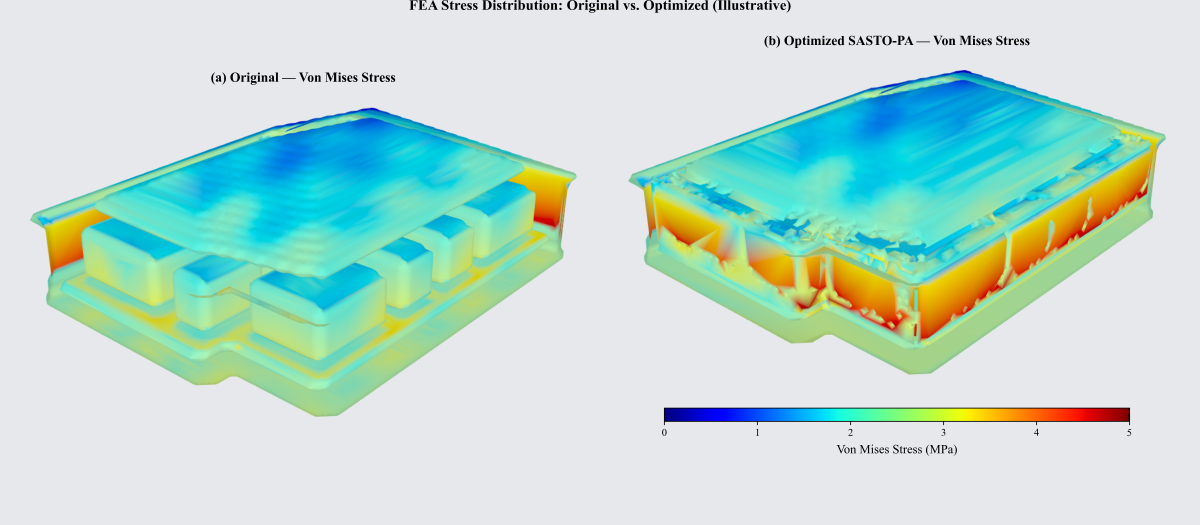
#> input picture figures/fig16_fea_stress_placeholder.png, 4800 x 2100 px (shown at 1/4 size)
$ python -i generate_methodology_panels_project.py   (imports and definitions only)
#> lines starting #> are read from the running program, lines starting #| are printed output that depends on the picture; after the words box and inside, x2 and y2 are one past the last pixel; in counts of white or black regions, pixels touching at a corner belong together
#> in _load, img is the input picture: PIL image 4800x2100 RGBA; mean R, G, B, A 187.4, 219.7, 209.8, 255
"""Generate polished methodology panel PNGs using real project figures.

Outputs → poster_images_extracted/panels/panel_00_banner.png … panel_07_results.png
Design: each panel has a coloured header ribbon at the top, the main figure
fills most of the body, and a thin caption line sits at the very bottom.
"""

import matplotlib
# [1 line not run here, left out]

import matplotlib.colors as mcolors
import matplotlib.patches as mpatches
import matplotlib.pyplot as plt
import numpy as np
import trimesh
from matplotlib.lines import Line2D
from matplotlib.patches import FancyArrowPatch, FancyBboxPatch
from mpl_toolkits.mplot3d.art3d import Poly3DCollection, Line3DCollection
from pathlib import Path
from PIL import Image
from scipy.spatial import Delaunay

# ── Paths ─────────────────────────────────────────────────────────────────────
BASE = Path(__file__).parent
OUT_DIR = BASE / "poster_images_extracted" / "panels"
# [1 line not run here, left out]

FIG_DIR        = BASE / "figures"
POSTER_HQ      = BASE / "poster_final" / "renders_hq"
POSTER_FINAL   = BASE / "poster_final"
WIRE_PATH      = BASE / "optimization" / "data" / "3dwire_raw" / "00472.npz"
OPT_DIR        = BASE / "fea_ml" / "runs" / "v3" / "optimization_128"
PLY_PART       = BASE / "figures" / "screenshot_stls" / "REF_original_colored.ply"

# ── Colour palette ────────────────────────────────────────────────────────────
NAVY     = "#062B7A"
BLUE     = "#1A4FAA"
LBLUE    = "#D9E5FB"
TEAL     = "#0BA6B7"
GOLD     = "#CFA535"
RED      = "#D7263D"
DARK     = "#0B1736"
WHITE    = "#FFFFFF"
PANEL_BG = "#F7F9FD"
WALL     = "#4477CC"
INTERIOR = "#E88843"
ROOF     = "#54A24B"
SLAB     = "#D6B48A"

# Step colours — one per methodology step
STEP_COLORS = [NAVY, "#1565C0", TEAL, "#6A0DAD", "#2E7D32", "#A3111A", GOLD]

# ── Panel dimensions ──────────────────────────────────────────────────────────
PW, PH = 11.0, 7.0           # figure inches
DPI    = 220
MARGIN = 0.025                # outer margin (fraction of figure)
HDR_H  = 0.095                # header ribbon height
CAP_H  = 0.065                # caption strip height at bottom
BODY_PAD = 0.025              # inner padding inside body


# ═══════════════════════════════════════════════════════════════════════════════
# Low-level drawing helpers
# ═══════════════════════════════════════════════════════════════════════════════

# [197 lines left out: functions _rounded_rect, _header_ribbon, _caption_strip, _ax, _arrow, _label_below and 6 more, not called in this run]


def _darrow(fig, x, y0, y1, *, color=DARK, lw=1.8, ms=11, zo=15):
    """Downward (or upward) vertical arrow."""
    _arrow(fig, x, y0, x, y1, color=color, lw=lw, ms=ms, zo=zo)


# ═══════════════════════════════════════════════════════════════════════════════
# Figure / panel scaffolding
# ═══════════════════════════════════════════════════════════════════════════════

# [37 lines left out: functions _new_panel, _save, not called in this run]


# ═══════════════════════════════════════════════════════════════════════════════
# Image loaders
# ═══════════════════════════════════════════════════════════════════════════════

def _trim(img: Image.Image, tol=10) -> Image.Image:
    """Auto-crop whitespace borders."""
#> called with tol = 10
    arr = np.asarray(img.convert("RGBA"))
    rgb = arr[..., :3].astype(np.int16)
    corners = np.array([rgb[0, 0], rgb[0, -1], rgb[-1, 0], rgb[-1, -1]])
#> corners = [[230, 232, 235], [230, 232, 235], [230, 232, 235], [230, 232, 235]]
    bg = np.median(corners, axis=0)
#> bg = [230, 232, 235]
    diff = np.abs(rgb - bg[None, None, :]).max(axis=2)
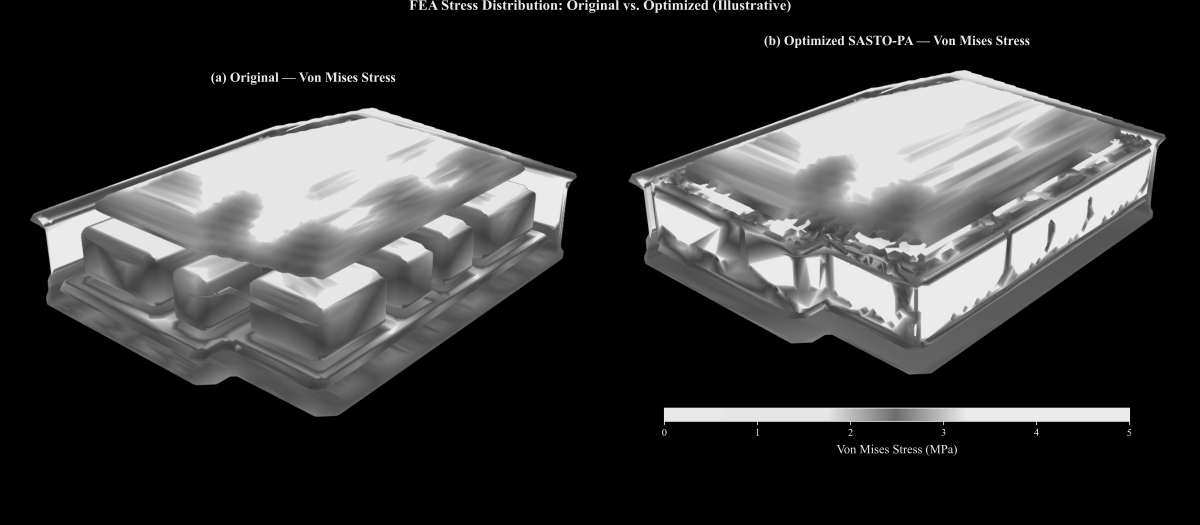
#> diff: shape (2100, 4800) float64 (shown at 1/4 size); min 0, max 235, mean 54
    alpha = arr[..., 3]
#> alpha: shape (2100, 4800); every value is 255
    mask = (diff > tol) & (alpha > 0)
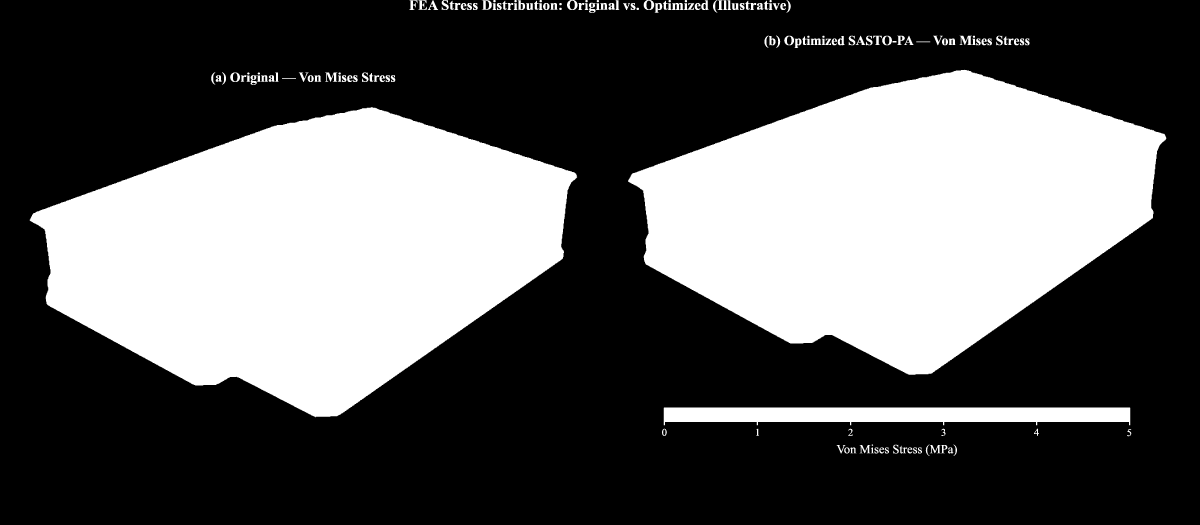
#> mask: shape (2100, 4800) bool (shown at 1/4 size); 35.5% white; 159 white regions, largest, box (x1, y1, x2, y2) and area: (119, 429, 2309, 1669) 1734510, (2512, 279, 4666, 1499) 1677917, (2655, 1630, 4521, 1701) 108616
    if not mask.any():
        return img
    ys, xs = np.where(mask)
    return img.crop((xs.min(), ys.min(), xs.max() + 1, ys.max() + 1))
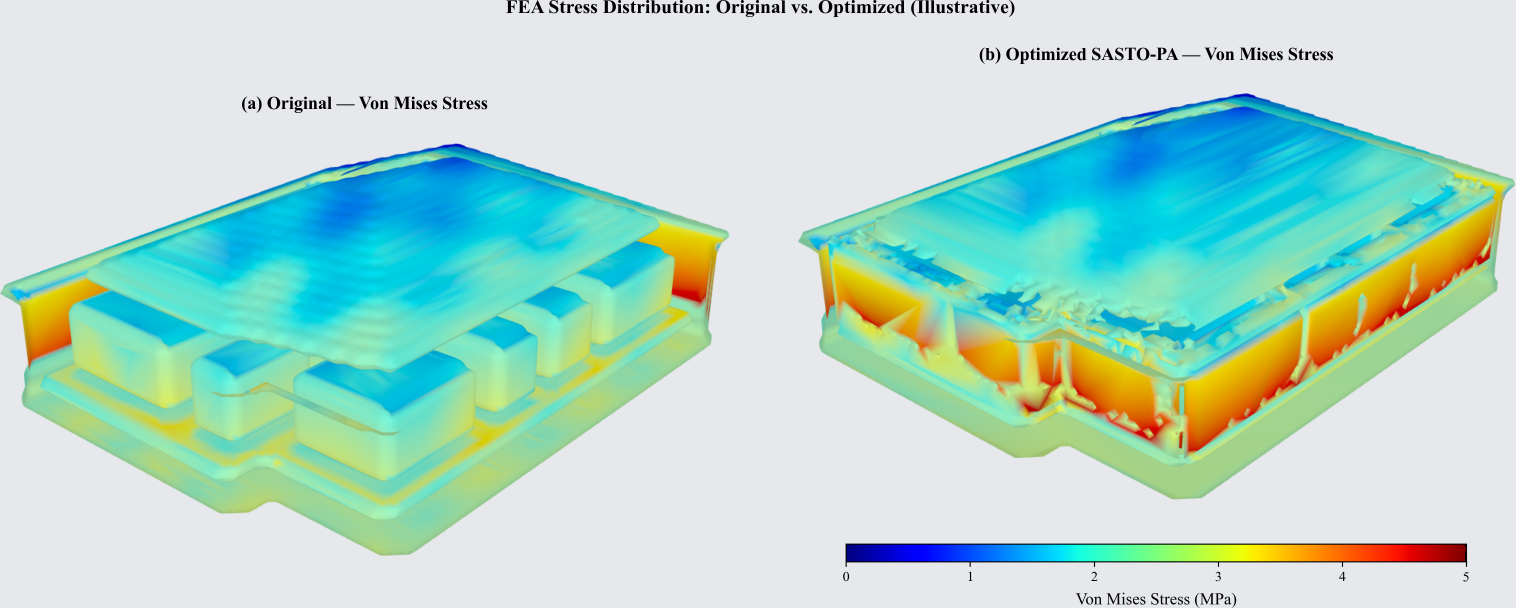
#> returned value: PIL image 4547x1824 RGBA (shown at 1/3 size); mean R, G, B, A 178.2, 217.1, 204.3, 255


def _load(path, *, crop=None, trim=True):
    img = Image.open(path).convert("RGBA")
    if crop is not None:
        w, h = img.size
        x0, y0, x1, y1 = crop
        img = img.crop((int(w * x0), int(h * y0), int(w * x1), int(h * y1)))
    if trim:
        img = _trim(img)
    return np.asarray(img)


# [578 lines left out: functions _imshow, _mesh_face_colors, _cleanup_3d, _draw_wireframe, _draw_part_mesh, _draw_voxels and 9 more, not called in this run]


# ═══════════════════════════════════════════════════════════════════════════════
# Entry point
# ═══════════════════════════════════════════════════════════════════════════════

# [11 lines not run here, left out]

>>> result = _load('figures/fig16_fea_stress_placeholder.png')
